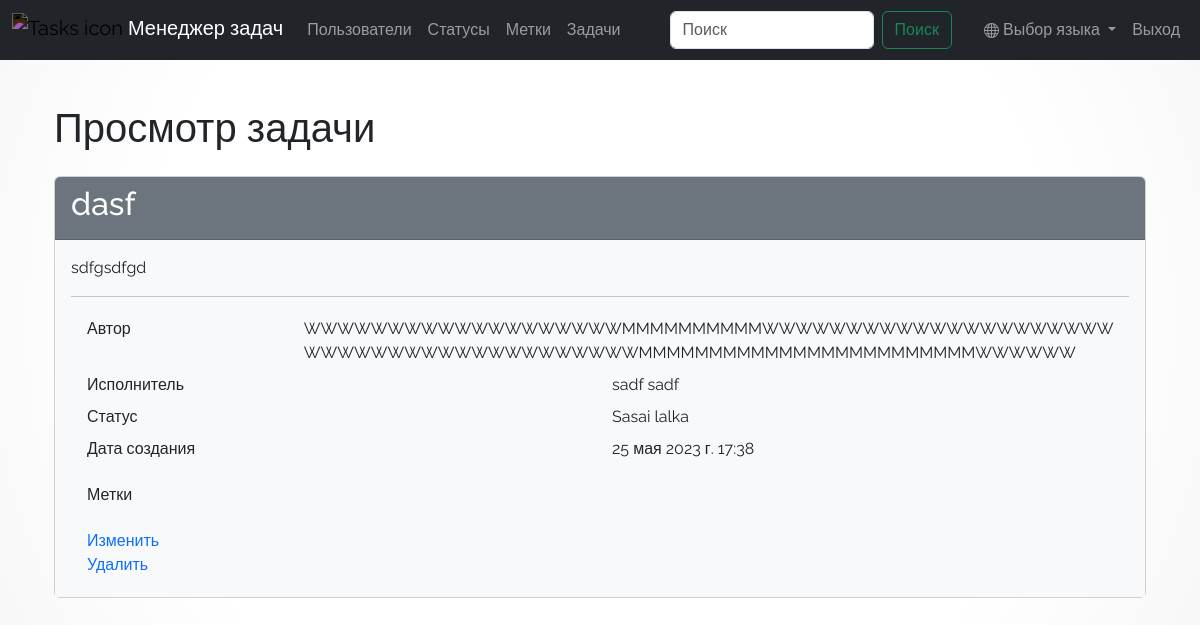
Before: /tasks/1/ (signed in) with the older database file.
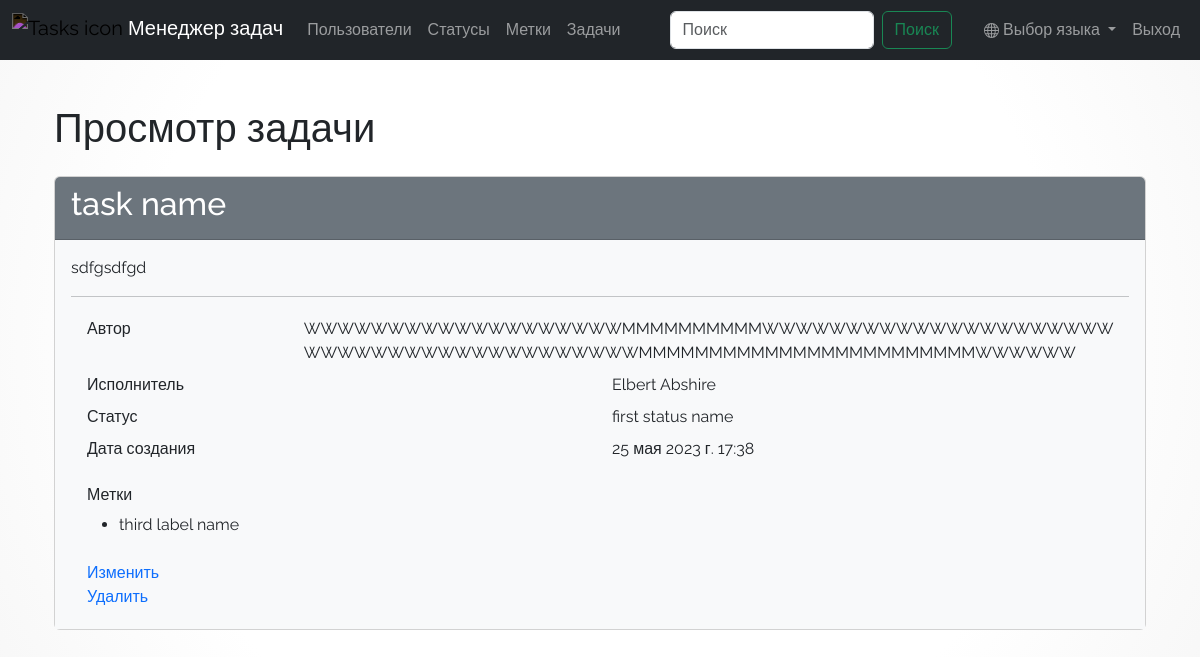
After: the same page with the newer database file.
### task_manager/tasks/models.py (models this page shows, shortened)
class Task(models.Model):
    name = models.CharField(
        max_length=50,
        unique=True,
        verbose_name=_("Task name"),
    )
    description = models.TextField(
        max_length=1000, verbose_name=_("Description"), default=""
    )
    status = models.ForeignKey(
        Status, on_delete=models.PROTECT, null=True, verbose_name=_("Status")
    )
    assigned_by = models.ForeignKey(
        User,
        null=True,
        on_delete=models.PROTECT,
        related_name="creator",
        verbose_name=_("Creator"),
    )
    executor = models.ForeignKey(
        User,
        on_delete=models.PROTECT,
        related_name="assignee",
        verbose_name=_("Assignee"),
        blank=True,
        default="",
        null=True,
    )
    labels = models.ManyToManyField(
        Label,
        through="LabelM2m",
        related_name="labels",
        blank=True,
        verbose_name=_("Label"),
    )
    created_at = models.DateTimeField(
        auto_now_add=True,
        verbose_name=_("Created at "),
    )
    class Meta:
        verbose_name = _("Task")
        verbose_name_plural = _("Tasks")

### task_manager/statuses/models.py (models this page shows)
class Status(models.Model):
    name = models.CharField(
        max_length=50,
        unique=True,
        verbose_name=_("Status name "),
    )
    created_at = models.DateTimeField(
        auto_now_add=True,
        verbose_name=_("Created at "),
    )
    class Meta:
        verbose_name = _("Status")
        verbose_name_plural = _("Statuses")
    def __str__(self):
        return self.name

### task_manager/labels/models.py (models this page shows, shortened)
class Label(models.Model):
    name = models.CharField(
        max_length=50,
        unique=True,
        verbose_name=_("Label name"),
    )
    created_at = models.DateTimeField(
        auto_now_add=True,
        verbose_name=_("Created at"),
    )
    class Meta:
        verbose_name = _("Label")
        verbose_name_plural = _("Labels")

### task_manager/tasks/views.py (the view)
# urls.py: path('<int:id>/', views.TaskShowView.as_view(), name='task_show'),
class TaskShowView(LoginRequiredMixin, DetailView):
    model = Task
    template_name = "tasks/show.html"
    login_url = reverse_lazy("user_login")
    pk_url_kwarg = "id"

### task_manager/templates/tasks/show.html
{% extends "base.html" %}
{% load i18n %}
{% block main %}
  <div class="container wrapper flex-grow-1">
    <h1 class="my-4">
      {% translate 'Task show' %}
    </h1>
    <div class="card" >
      <div class="card-header bg-secondary text-white">
        <h2>{{ object.name }}</h2>
      </div>
      <div class="card-body bg-light">
        <p>{{ object.description }}</p>
        <hr>
        <div class="container">
          <div class="row p-1">
            <div class="col">{% translate 'Created by' %}</div>
            <div class="col">{{ object.assigned_by.first_name }} {{ object.assigned_by.last_name }}</div>
          </div>
          <div class="row p-1">
            <div class="col">{% translate 'Assigned to' %}</div>
            <div class="col">{{ object.executor.first_name }} {{ object.executor.last_name }}</div>
          </div>
          <div class="row p-1">
            <div class="col">{% translate 'Status' %}</div>
            <div class="col">{{ object.status }}</div>
          </div>
          <div class="row p-1">
            <div class="col">{% translate 'Creation date' %}</div>
            <div class="col">{{ object.created_at }}</div>
          </div>
          <div class="row p-1 mt-3">
            <div class="col">
              <h6>{% translate 'Labels:' %}</h6>
              <ul>
                {% for label in object.labels.all %}
                <li>{{ label.name }}</li>
                {% endfor %}
              </ul>
            </div>
          </div>
          <div class="row p-1">
            <div class="col">
              <a href={% url 'task_update' id=task.id %}>{% translate 'Update' %}</a>
              <br>
              <a href={% url 'task_delete' id=task.id %}>{% translate 'Delete' %}</a>
            </div>
          </div>
        </div>
      </div>
    </div>
  </div>
{% endblock %}

### task_manager/templates/base.html (shortened to what this page needs)
<!doctype html>
{% load i18n %}
{% get_current_language as LANGUAGE_CODE %}
{% get_available_languages as LANGUAGES %}
{% get_language_info_list for LANGUAGES as languages %}
{% load django_bootstrap5 %}
{% load static %}
<html lang="{{ language.code }}">
  <head>
    <link href="{% static "bootstrap.min.css" %}" rel="stylesheet">
  </head>
  <body>
    <nav class="navbar navbar-expand-lg navbar-dark bg-dark fixed-top">
      <div class="container-fluid">
	<a class="navbar-brand" href="{% url 'home' %}">
	  <img src="https://upload.wikimedia.org/wikipedia/commons/6/68/Font_Awesome_5_solid_tasks.svg" alt="Tasks icon" width="22" height="22" class="invert-image mb-1">
	  {% translate 'Task manager' %}
	</a>
	<div class="collapse navbar-collapse" id="navbarsExampleDefault">
	  <ul class="navbar-nav me-auto mt-2 mt-lg-0">
	    <li class="nav-item">
	      <a class="nav-link" href="{% url 'users' %}">{% translate 'Users' %}</a>
	    </li>
	    {% if request.user.is_authenticated %}
	    <li class="nav-item">
	      <a class="nav-link" href="{% url 'statuses' %}">{% translate 'Statuses' %}</a>
	    </li>
	    <li class="nav-item">
	      <a class="nav-link" href="{% url 'labels' %}">{% translate 'Labels' %}</a>
	    </li>
	    <li class="nav-item">
	      <a class="nav-link" href="{% url 'tasks' %}">{% translate 'Tasks' %}</a>
	    </li>
	    {% endif %}
	  </ul>
	  {% if request.user.is_authenticated %}
	  <form action="{% url 'search' %}" method="get" class="d-flex">
	    <input name="q" class="form-control me-sm-2" type="text" placeholder="{% translate 'Search' %}" aria-label="Search" value="{{ request.GET.q }}">
	    <button class="btn btn-outline-success my-2 my-sm-0" type="submit">{% translate 'Search' %}</button>
	  </form>
	  {% endif %}
	  <ul class="navbar-nav mr-0 ms-4">
	    <li class="nav-item dropdown">
	      <a class="nav-link dropdown-toggle" href="" id="dropdown01" data-toggle="dropdown" aria-haspopup="true" aria-expanded="false" data-bs-toggle="dropdown">
		{% translate 'Language' %}
	      </a>
	    </li>
	    {% if request.user.is_authenticated %}
	    <li class="nav-item">
	      <a class="nav-link" href="{% url 'user_logout' %}">{% translate 'Logout' %}</a>
	    </li>
	    {% endif %}
	  </ul>
	</div>
      </div>
    </nav>
    <main role="main" class="container mt-3 mb-5">
      {% block main %}{% endblock %}
    </main>
  </body>
</html>

### task_manager/templates/base.html (style rules this page uses)
body { padding-top: 5rem; background: radial-gradient(circle, hsla(0, 0%, 100%, 1) 67%, hsla(0, 0%, 97%, 1) 100%); font-family: 'Raleway', sans-serif; }
.invert-image { filter: invert(100%); }

Changed rows visible on the page:
changed Task "sdfgsdfgd": name "dasf" → "task name"; executor.first_name "sadf" → "Elbert"; executor.last_name "sadf" → "Abshire"; status "Sasai lalka" → "first status name"
now on this page (row unchanged): Label: name "third label name"
